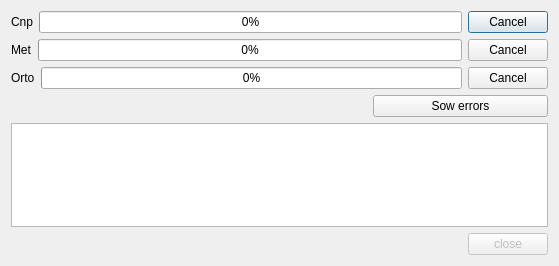
<?xml version="1.0" encoding="UTF-8"?>
<ui version="4.0">
 <class>DialogProgresoOpe</class>
 <widget class="QDialog" name="DialogProgresoOpe">
  <property name="geometry">
   <rect>
    <x>0</x>
    <y>0</y>
    <width>559</width>
    <height>266</height>
   </rect>
  </property>
  <property name="windowTitle">
   <string>Dialog</string>
  </property>
  <layout class="QGridLayout" name="gridLayout">
   <item row="0" column="0">
    <layout class="QHBoxLayout" name="horizontalLayout">
     <item>
      <widget class="QLabel" name="labelCnp">
       <property name="text">
        <string>Cnp</string>
       </property>
      </widget>
     </item>
     <item>
      <widget class="QProgressBar" name="progressBarCnp">
       <property name="enabled">
        <bool>true</bool>
       </property>
       <property name="value">
        <number>0</number>
       </property>
      </widget>
     </item>
     <item>
      <widget class="QPushButton" name="pushButtonCancelCnp">
       <property name="enabled">
        <bool>true</bool>
       </property>
       <property name="text">
        <string>Cancel</string>
       </property>
      </widget>
     </item>
    </layout>
   </item>
   <item row="1" column="0">
    <layout class="QHBoxLayout" name="horizontalLayout_2">
     <item>
      <widget class="QLabel" name="labelMet">
       <property name="text">
        <string>Met</string>
       </property>
      </widget>
     </item>
     <item>
      <widget class="QProgressBar" name="progressBarMet">
       <property name="enabled">
        <bool>true</bool>
       </property>
       <property name="value">
        <number>0</number>
       </property>
      </widget>
     </item>
     <item>
      <widget class="QPushButton" name="pushButtonCancelMet">
       <property name="enabled">
        <bool>true</bool>
       </property>
       <property name="text">
        <string>Cancel</string>
       </property>
      </widget>
     </item>
    </layout>
   </item>
   <item row="2" column="0">
    <layout class="QHBoxLayout" name="horizontalLayout_3">
     <item>
      <widget class="QLabel" name="labelOrto">
       <property name="text">
        <string>Orto</string>
       </property>
      </widget>
     </item>
     <item>
      <widget class="QProgressBar" name="progressBarOrto">
       <property name="enabled">
        <bool>true</bool>
       </property>
       <property name="value">
        <number>0</number>
       </property>
      </widget>
     </item>
     <item>
      <widget class="QPushButton" name="pushButtonCancelOrto">
       <property name="enabled">
        <bool>true</bool>
       </property>
       <property name="text">
        <string>Cancel</string>
       </property>
      </widget>
     </item>
    </layout>
   </item>
   <item row="3" column="0">
    <layout class="QHBoxLayout" name="horizontalLayout_4">
     <item>
      <widget class="QLabel" name="labelWarningIcon">
       <property name="text">
        <string/>
       </property>
      </widget>
     </item>
     <item>
      <widget class="QLabel" name="labelWarning">
       <property name="text">
        <string/>
       </property>
      </widget>
     </item>
     <item>
      <widget class="QPushButton" name="pushButtonSowErrors">
       <property name="text">
        <string>Sow errors</string>
       </property>
      </widget>
     </item>
    </layout>
   </item>
   <item row="4" column="0">
    <widget class="QTextBrowser" name="textBrowserErrors"/>
   </item>
   <item row="5" column="0">
    <layout class="QHBoxLayout" name="horizontalLayout_5">
     <item>
      <spacer name="horizontalSpacer">
       <property name="orientation">
        <enum>Qt::Horizontal</enum>
       </property>
       <property name="sizeHint" stdset="0">
        <size>
         <width>68</width>
         <height>17</height>
        </size>
       </property>
      </spacer>
     </item>
     <item>
      <widget class="QPushButton" name="pushButtonClose">
       <property name="enabled">
        <bool>false</bool>
       </property>
       <property name="text">
        <string>close</string>
       </property>
      </widget>
     </item>
    </layout>
   </item>
  </layout>
 </widget>
 <resources/>
 <connections/>
</ui>
